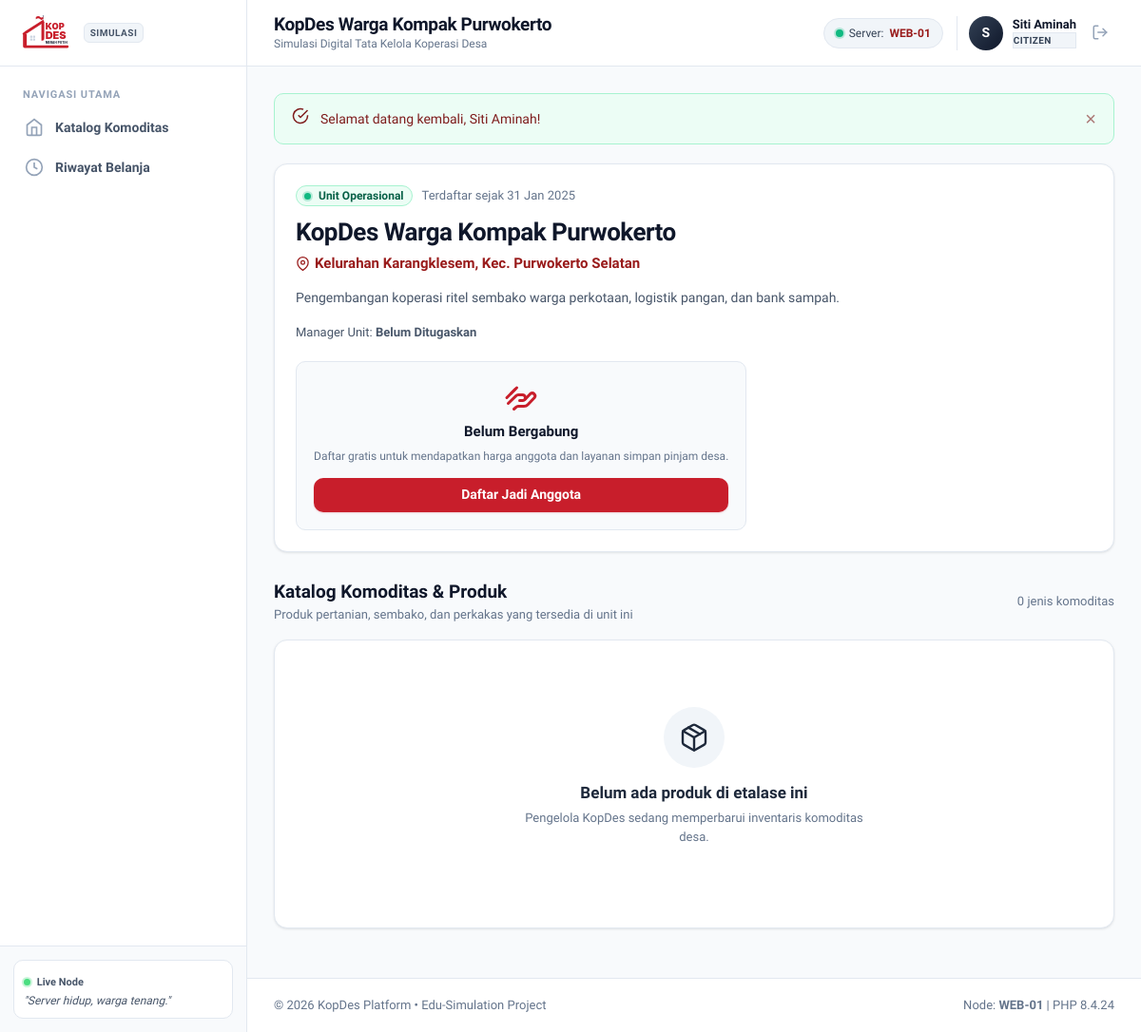
Page /index.php?page=kopdes-detail&id=15 (signed in) on the earlier database version.
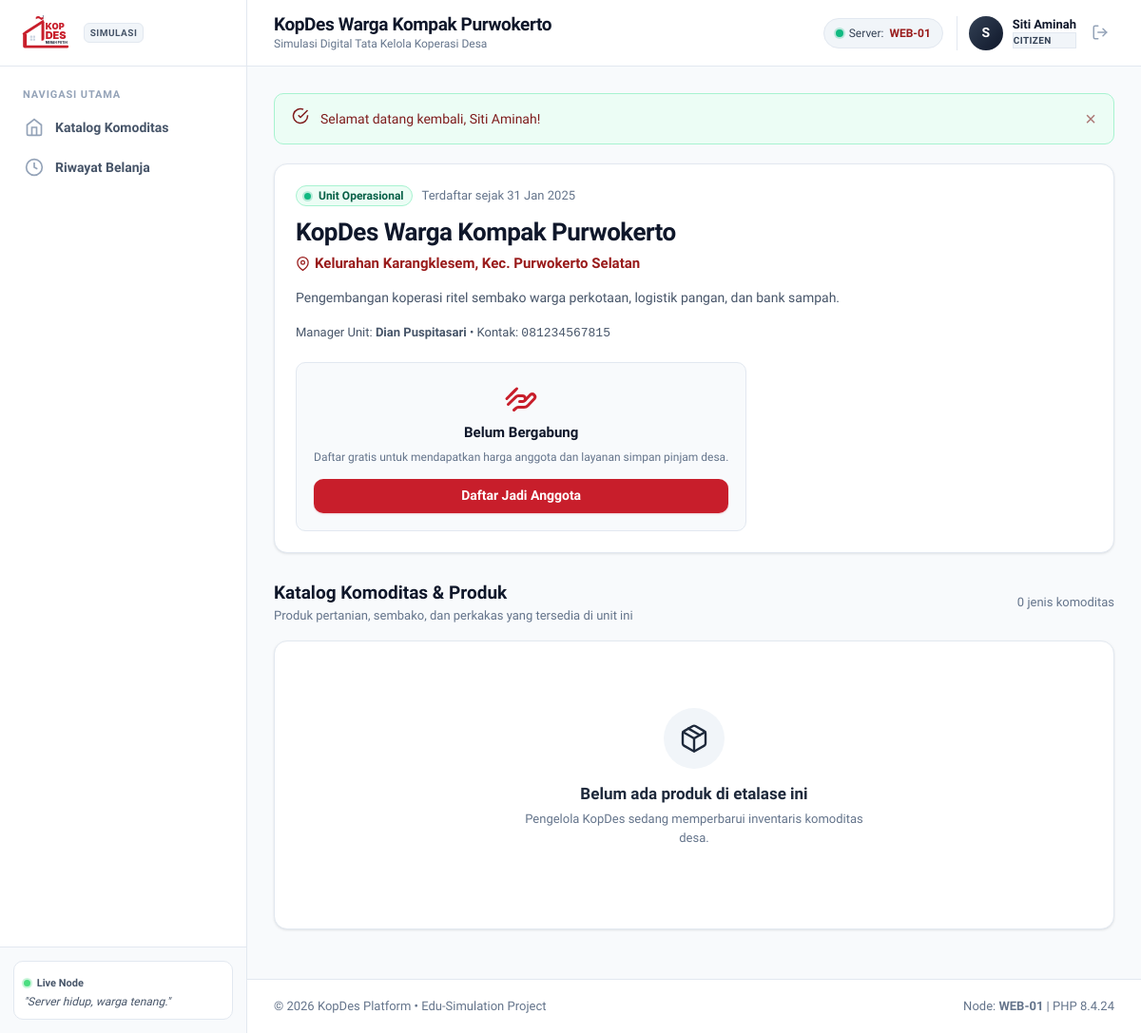
Same page on the later database version.
### tables this page shows
CREATE TABLE `kopdes` (
  `id` INT UNSIGNED NOT NULL AUTO_INCREMENT,
  `name` VARCHAR(150) NOT NULL,
  `location` VARCHAR(150) NOT NULL,
  `village_name` VARCHAR(100) NULL,
  `district_name` VARCHAR(100) NULL,
  `regency_name` VARCHAR(100) NULL,
  `province_name` VARCHAR(100) NULL,
  `latitude` DECIMAL(10, 8) NULL,
  `longitude` DECIMAL(11, 8) NULL,
  `description` TEXT NULL,
  `manager_id` INT UNSIGNED NULL,
  `status` ENUM('active', 'inactive') NOT NULL DEFAULT 'active',
  `created_at` TIMESTAMP NOT NULL DEFAULT CURRENT_TIMESTAMP,
  `updated_at` TIMESTAMP NOT NULL DEFAULT CURRENT_TIMESTAMP ON UPDATE CURRENT_TIMESTAMP,
  PRIMARY KEY (`id`),
  UNIQUE KEY `idx_unique_kopdes_manager` (`manager_id`),
  INDEX `idx_kopdes_status` (`status`),
  INDEX `idx_kopdes_coords` (`latitude`, `longitude`),
  CONSTRAINT `fk_kopdes_manager`
    FOREIGN KEY (`manager_id`) REFERENCES `users` (`id`)
    ON DELETE SET NULL ON UPDATE CASCADE
);

CREATE TABLE `users` (
  `id` INT UNSIGNED NOT NULL AUTO_INCREMENT,
  `name` VARCHAR(100) NOT NULL,
  `email` VARCHAR(120) NOT NULL UNIQUE,
  `password` VARCHAR(255) NOT NULL,
  `role` ENUM('HEAD_GOV', 'MANAGER', 'CITIZEN') NOT NULL DEFAULT 'CITIZEN',
  `phone` VARCHAR(30) NULL,
  `address` TEXT NULL,
  `created_at` TIMESTAMP NOT NULL DEFAULT CURRENT_TIMESTAMP,
  `updated_at` TIMESTAMP NOT NULL DEFAULT CURRENT_TIMESTAMP ON UPDATE CURRENT_TIMESTAMP,
  PRIMARY KEY (`id`),
  INDEX `idx_users_role` (`role`),
  INDEX `idx_users_email` (`email`)
);

### includes/helpers.php (called while the page is built, shortened)
<?php
if (!function_exists('e')) {
    function e(?string $value): string {
        return htmlspecialchars((string)($value ?? ''), ENT_QUOTES | ENT_SUBSTITUTE, 'UTF-8');
    }
}
if (!function_exists('format_date')) {
    function format_date(?string $datetime, string $format = 'd M Y, H:i'): string {
        $time = strtotime($datetime);
        return $time ? date($format, $time) : $datetime;
    }
}
if (!function_exists('flash')) {
    function flash(string $key, ?string $message = null): ?string {
        if (isset($_SESSION['flash'][$key])) {
            $msg = $_SESSION['flash'][$key];
            return $msg;
        }
        return null;
    }
}
if (!function_exists('get_active_node_info')) {
    function get_active_node_info(): array {
        $config = require __DIR__ . '/../config/app.php';
        $nodeName = env('SERVER_NODE', 'WEB-01');
        $hostname = gethostname() ?: 'node-server';
        $haproxyIp = env('HAPROXY_IP', '192.168.X.10');
        $haproxyStatus = env('HAPROXY_STATUS', 'ONLINE');
        return [
            'node_name' => $nodeName,
            'hostname' => $hostname,
            'haproxy_ip' => $haproxyIp,
            'haproxy_status' => $haproxyStatus,
            'php_version' => PHP_VERSION,
            'server_software' => $_SERVER['SERVER_SOFTWARE'] ?? 'PHP CLI / Built-in',
            'remote_addr' => $_SERVER['REMOTE_ADDR'] ?? '127.0.0.1',
            'request_time' => date('Y-m-d H:i:s'),
            'memory_usage' => round(memory_get_usage(true) / 1024 / 1024, 2) . ' MB',
        ];
    }
}

### includes/auth.php (called while the page is built, shortened)
<?php
require_once __DIR__ . '/../config/database.php';
require_once __DIR__ . '/helpers.php';
if (!function_exists('is_logged_in')) {
    function is_logged_in(): bool {
        return !empty($_SESSION['user_id']) && !empty($_SESSION['user_role']);
    }
}
if (!function_exists('current_user')) {
    function current_user(): ?array {
        return $_SESSION['user_data'] ?? [
            'id' => $_SESSION['user_id'],
            'name' => $_SESSION['user_name'] ?? 'User',
            'email' => $_SESSION['user_email'] ?? '',
            'role' => $_SESSION['user_role'] ?? 'CITIZEN',
        ];
    }
}
if (!function_exists('has_role')) {
    function has_role(string|array $roles): bool {
        $currentRole = $_SESSION['user_role'] ?? '';
        return $currentRole === $roles;
    }
}

### includes/env.php (called while the page is built, shortened)
<?php
if (!function_exists('env')) {
    function env(string $key, mixed $default = null): mixed {
        $val = getenv($key);
        if ($val === 'false' || $val === '(false)') return false;
        return $val;
    }
}

### config/app.php (called while the page is built, shortened)
<?php
return [
    'name' => env('APP_NAME', 'KopDes Merah Putih'),
    'tagline' => 'Platform Digital Koperasi Desa & Kelurahan',
    'humor_tagline' => 'Karena perekonomian desa juga butuh load balancing.',
    'env' => env('APP_ENV', 'production'),
    'debug' => env('APP_DEBUG', false),
    'url' => env('APP_URL', 'http://localhost'),
    'node' => [
        'name' => env('SERVER_NODE', 'WEB-01'),
        'hostname' => gethostname() ?: 'unknown-host',
        'haproxy_ip' => env('HAPROXY_IP', '192.168.X.10'),
        'haproxy_status' => env('HAPROXY_STATUS', 'ONLINE'),
    ],
    'version' => '2.4.0-edu',
];

### pages/citizen/kopdes_detail.php (the view, shortened to what the rows shown need)
<?php
require_once __DIR__ . '/../../includes/auth.php';
require_once __DIR__ . '/../../includes/helpers.php';
$pdo = Database::getConnection();
$kopdesId = (int)($_GET['id'] ?? 0);
$stmt = $pdo->prepare("
    SELECT k.*, u.name AS manager_name, u.email AS manager_email, u.phone AS manager_phone
    FROM kopdes k
    LEFT JOIN users u ON k.manager_id = u.id
    WHERE k.id = ?
");
$stmt->execute([$kopdesId]);
$kopdes = $stmt->fetch();
$pageTitle = $kopdes['name'];
$isMember = false;
$pStmt = $pdo->prepare("SELECT * FROM products WHERE kopdes_id = ? ORDER BY status ASC, created_at DESC");
$pStmt->execute([$kopdesId]);
$products = $pStmt->fetchAll();
require __DIR__ . '/../../includes/layout/header.php';
?>
<div class="card" style="margin-bottom:28px;">
    <div class="card-body" style="display:flex;justify-content:space-between;align-items:flex-start;flex-wrap:wrap;gap:20px;">
        <div style="max-width:640px;">
            <div style="display:flex;align-items:center;gap:10px;margin-bottom:8px;">
                <span class="badge badge-active"><span class="badge-dot badge-dot-success"></span>Unit Operasional</span>
                <span style="font-size:0.8125rem;color:var(--slate-500);">Terdaftar sejak <?= format_date($kopdes['created_at'], 'd M Y') ?></span>
            </div>
            <h2 style="font-size:1.625rem;font-weight:800;color:var(--slate-900);letter-spacing:-0.02em;">
                <?= e($kopdes['name']) ?>
            </h2>
            <p style="font-size:0.9375rem;color:var(--primary-800);font-weight:600;margin-top:2px;display:inline-flex;align-items:center;gap:5px;">
                <?= ui_icon('location', '', 15) ?>
                <span><?= e($kopdes['location']) ?></span>
            </p>
            <p style="font-size:0.875rem;color:var(--slate-600);margin-top:10px;line-height:1.6;">
                <?= nl2br(e($kopdes['description'] ?: 'Koperasi desa terpercaya yang mendistribusikan kebutuhan bertani dan pangan lokal.')) ?>
            </p>
            <div style="margin-top:16px;font-size:0.8125rem;color:var(--slate-600);">
                Manager Unit: <strong><?= e($kopdes['manager_name'] ?: 'Belum Ditugaskan') ?></strong>
                <?php if (!empty($kopdes['manager_phone'])): ?>
                    &bull; Kontak: <code><?= e($kopdes['manager_phone']) ?></code>
                <?php endif; ?>
            </div>
        </div>
        <div style="min-width:240px;background:var(--slate-50);border:1px solid var(--border-color);border-radius:var(--radius-md);padding:18px;text-align:center;">
            <?php if ($user['role'] === 'CITIZEN'): ?>
                <?php if ($kopdes['status'] !== 'active'): ?>
                    <div style="color:var(--color-danger);display:flex;justify-content:center;margin-bottom:8px;"><?= ui_icon('alert-circle', '', 36) ?></div>
                    <strong style="color:var(--slate-900);display:block;">Unit Nonaktif</strong>
                    <span class="badge badge-inactive" style="margin:6px 0;">Operasional Tutup</span>
                    <p style="font-size:0.75rem;color:var(--slate-500);margin-top:4px;">Koperasi Desa ini berstatus nonaktif sehingga pendaftaran anggota baru ditutup sementara.</p>
                <?php else: ?>
                    <div style="color:var(--primary-700);display:flex;justify-content:center;margin-bottom:8px;"><?= ui_icon('handshake', '', 36) ?></div>
                    <strong style="color:var(--slate-900);display:block;">Belum Bergabung</strong>
                    <p style="font-size:0.75rem;color:var(--slate-500);margin:6px 0 14px;">Daftar gratis untuk mendapatkan harga anggota dan layanan simpan pinjam desa.</p>
                    <form id="joinForm" method="POST" action="index.php?page=api-members-action">
                        <button type="submit" class="btn btn-primary btn-block">
                            Daftar Jadi Anggota
                        </button>
                    </form>
                <?php endif; ?>
            <?php else: ?>
                <span class="badge badge-head-gov">Mode Pengelola</span>
                <p style="font-size:0.75rem;color:var(--slate-500);margin-top:8px;">Anda sedang melihat tampilan publik etalase unit KopDes ini.</p>
            <?php endif; ?>
        </div>
    </div>
</div>
<div style="margin-bottom:16px;display:flex;justify-content:space-between;align-items:center;">
    <div>
        <h3 style="font-size:1.1875rem;font-weight:800;color:var(--slate-900);">Katalog Komoditas & Produk</h3>
        <p style="font-size:0.8125rem;color:var(--slate-500);">Produk pertanian, sembako, dan perkakas yang tersedia di unit ini</p>
    </div>
    <span style="font-size:0.8125rem;color:var(--slate-500);"><?= count($products) ?> jenis komoditas</span>
</div>
<div style="display:grid;grid-template-columns:repeat(auto-fit, minmax(280px, 1fr));gap:20px;">
    <?php if (empty($products)): ?>
        <div class="card" style="grid-column: 1 / -1;">
            <div class="card-body">
                <div class="empty-state">
                    <div class="empty-icon-wrap" style="color:var(--color-primary);"><?= ui_icon('package', '', 48) ?></div>
                    <div class="empty-title">Belum ada produk di etalase ini</div>
                    <div class="empty-desc">Pengelola KopDes sedang memperbarui inventaris komoditas desa.</div>
                </div>
            </div>
        </div>
    <?php endif; ?>
</div>
<?php require __DIR__ . '/../../includes/layout/footer.php'; ?>

### includes/layout/header.php (shortened to what the rows shown need)
<?php
require_once __DIR__ . '/../auth.php';
require_once __DIR__ . '/../helpers.php';
require_once __DIR__ . '/../icons.php';
$nodeInfo = get_active_node_info();
$pageTitle = $pageTitle ?? 'Dashboard';
?>
<!DOCTYPE html>
<html lang="id">
<head>
    <link rel="stylesheet" href="assets/css/style.css">
    <link rel="stylesheet" href="assets/css/components.css">
    <link rel="stylesheet" href="assets/vendor/leaflet/leaflet.css">
</head>
<body class="app-body">
<div class="app-layout">
    <?php require __DIR__ . '/sidebar.php'; ?>
    <div class="app-main">
        <header class="topbar">
            <div class="topbar-left">
                <div class="topbar-title-wrap">
                    <h1 class="topbar-page-title"><?= e($pageTitle) ?></h1>
                    <span class="topbar-subtitle">Simulasi Digital Tata Kelola Koperasi Desa</span>
                </div>
            </div>
            <div class="topbar-right">
                <?php if (has_role('HEAD_GOV')): ?>
                    <a href="index.php?page=infrastructure" class="node-pill" title="Klik untuk membuka panel infrastruktur HAProxy & Node Cluster">
                        <span class="node-dot"></span>
                        <span class="node-label">Server:</span>
                        <strong class="node-name"><?= e($nodeInfo['node_name']) ?></strong>
                        <span class="node-host">(<?= e($nodeInfo['hostname']) ?>)</span>
                    </a>
                <?php else: ?>
                    <div class="node-pill" title="Server Node Aktif">
                        <span class="node-dot"></span>
                        <span class="node-label">Server:</span>
                        <strong class="node-name"><?= e($nodeInfo['node_name']) ?></strong>
                    </div>
                <?php endif; ?>
                <div class="topbar-user">
                    <div class="user-avatar" title="<?= e($user['name'] ?? 'User') ?>">
                        <?= strtoupper(substr($user['name'] ?? 'U', 0, 1)) ?>
                    </div>
                    <div class="user-details">
                        <span class="user-name"><?= e($user['name'] ?? 'Guest') ?></span>
                        <span class="user-role-badge badge-<?= strtolower(str_replace('_', '-', $user['role'] ?? 'citizen')) ?>">
                            <?= e($user['role'] ?? 'CITIZEN') ?>
                        </span>
                    </div>
                    <form action="index.php?page=logout" method="POST" style="display:inline;margin:0;padding:0;">
                        <button type="submit" class="btn-logout-icon" title="Keluar dari sesi (Logout)" aria-label="Keluar dari sesi (Logout)" style="background:none;border:none;cursor:pointer;padding:6px;display:inline-flex;align-items:center;">
                            <svg width="18" height="18" viewBox="0 0 24 24" fill="none" stroke="currentColor" stroke-width="2" stroke-linecap="round" stroke-linejoin="round"><path d="M9 21H5a2 2 0 0 1-2-2V5a2 2 0 0 1 2-2h4"></path><polyline points="16 17 21 12 16 7"></polyline><line x1="21" y1="12" x2="9" y2="12"></line></svg>
                        </button>
                    </form>
                </div>
            </div>
        </header>
        <main class="content-wrapper">
            <?php if ($flashSuccess = flash('success')): ?>
                <div class="alert alert-success">
                    <div class="alert-icon">
                        <svg width="18" height="18" viewBox="0 0 24 24" fill="none" stroke="currentColor" stroke-width="2"><path d="M22 11.08V12a10 10 0 1 1-5.93-9.14"></path><polyline points="22 4 12 14.01 9 11.01"></polyline></svg>
                    </div>
                    <div class="alert-content"><?= e($flashSuccess) ?></div>
                    <button type="button" class="alert-close" onclick="this.parentElement.remove()">&times;</button>
                </div>
            <?php endif; ?>

Differences in the rows shown:
changed kopdes "KopDes Warga Kompak Purwokerto": manager.name (not shown) → "Dian Puspitasari"; manager.phone (not shown) → "081234567815"
Other differences:
$kopdes['manager_name'] ?: 'Belum Ditugaskan': "Belum Ditugaskan" → (not shown)
text now shown: "• Kontak:"
